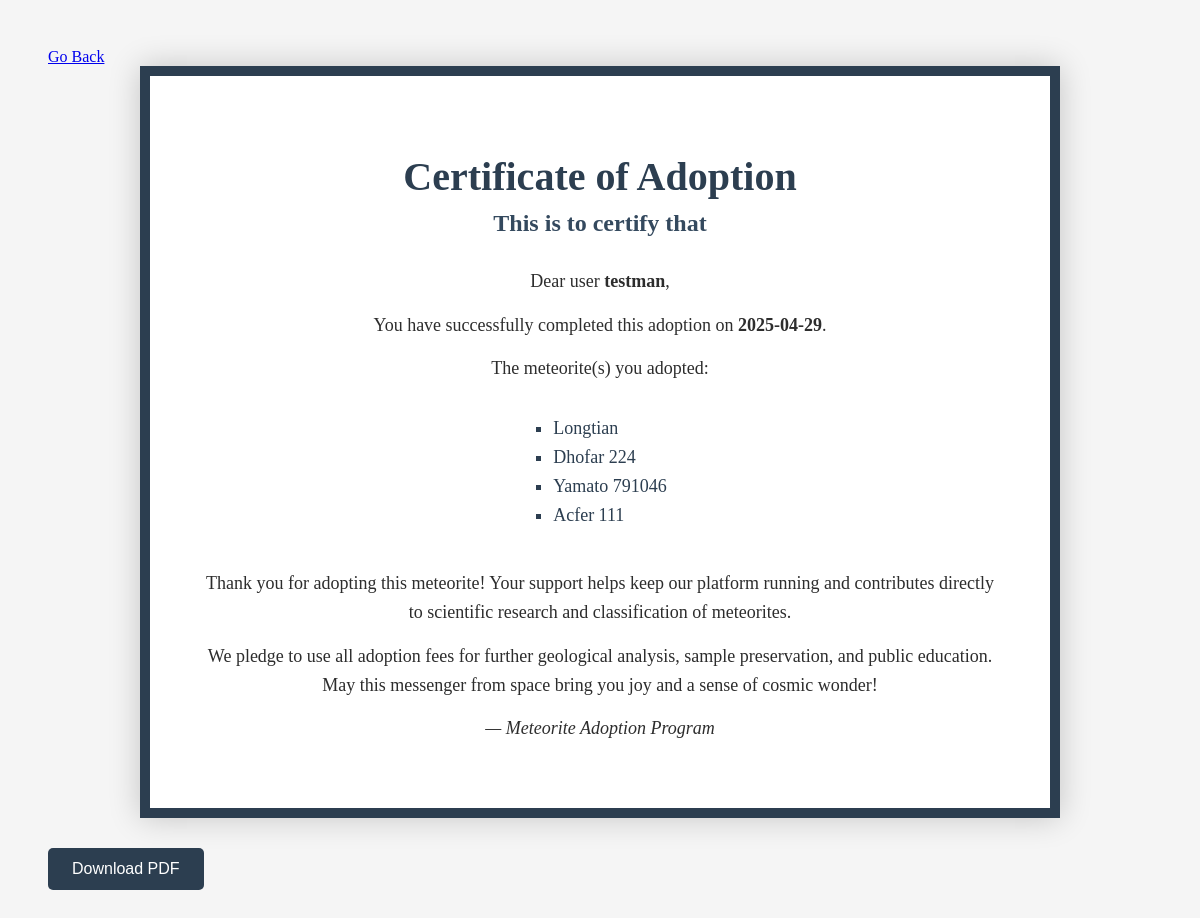
/order/detail/2/ (signed in), run on the app's committed database.
### order/models.py (models this page shows)
class Order(models.Model):
    user = models.ForeignKey(User, on_delete=models.CASCADE)
    price = models.DecimalField(max_digits=10, decimal_places=2)
    date = models.DateTimeField(auto_now_add=True)

class OrderItem(models.Model):
    order = models.ForeignKey(Order, related_name='items', on_delete=models.CASCADE)
    meteorite = models.ForeignKey(Meteorite, on_delete=models.CASCADE)
    price = models.DecimalField(max_digits=10, decimal_places=2)

### user/models.py (models this page shows)
class User(AbstractUser):
    USER_TYPE_CHOICES = [
        ('admin', 'Admin'),
        ('normal', 'Normal'),
    ]
    usertype = models.CharField(max_length=20, choices=USER_TYPE_CHOICES)
    reg_time = models.DateTimeField(auto_now_add=True)

### meteorite/models.py (models this page shows)
class Meteorite(models.Model):
    name = models.CharField(max_length=100, unique=True)
    id = models.IntegerField(primary_key=True)
    nametype = models.CharField(max_length=20)
    recclass = models.CharField(max_length=50)
    mass = models.FloatField()
    fall = models.CharField(max_length=20)
    year = models.IntegerField()
    latitude = models.DecimalField(max_digits=9, decimal_places=6)
    longitude = models.DecimalField(max_digits=9, decimal_places=6)
    price = models.DecimalField(max_digits=10, decimal_places=2)

### order/views.py (the view)
# urls.py: path('detail/<int:order_id>/', views.order_detail, name='order_detail'),
@login_required
def order_detail(request, order_id):
    order = get_object_or_404(Order, id=order_id)
    return render(request,'order/order_detail.html', {'order': order})

### templates/order/order_detail.html (shortened to what this page needs)
<!DOCTYPE html>
<html lang="en">
<head>
</head>
<body>
    <a href="{% url 'order:my_orders' %}">Go Back</a>
    <div class="certificate" id="certificate">
        <h1>Certificate of Adoption</h1>
        <h2>This is to certify that</h2>
        <p>Dear user <strong>{{ order.user }}</strong>,</p>
        <p>You have successfully completed this adoption on <strong>{{ order.date|date:"Y-m-d" }}</strong>.</p>
        <p>The meteorite(s) you adopted:</p>
        <ul>
            {% for item in order.items.all %}
                <li>{{ item.meteorite.name }}</li>
            {% endfor %}
        </ul>
        <p>Thank you for adopting this meteorite! Your support helps keep our platform running and contributes directly to scientific research and classification of meteorites.</p>
        <p>We pledge to use all adoption fees for further geological analysis, sample preservation, and public education. May this messenger from space bring you joy and a sense of cosmic wonder!</p>
        <p class="footer-note">— Meteorite Adoption Program</p>
    </div>
    <button class="download-btn" onclick="downloadPDF()">Download PDF</button>
</body>
</html>

### templates/order/order_detail.html (style rules this page uses)
body { font-family: 'Georgia', serif; background-color: #f5f5f5; padding: 40px; }
.certificate { background: white; max-width: 800px; margin: auto; padding: 50px; border: 10px solid #2c3e50; box-shadow: 0 0 30px rgba(0, 0, 0, 0.2); text-align: center; }
.certificate h1 { font-size: 40px; color: #2c3e50; margin-bottom: 10px; }
.certificate h2 { font-size: 24px; color: #34495e; margin-top: 0; margin-bottom: 30px; }
.certificate p { font-size: 18px; line-height: 1.6; margin: 15px 0; color: #2d2d2d; }
.certificate ul { list-style-type: square; padding-left: 20px; text-align: left; display: inline-block; margin: 20px 0; font-size: 18px; color: #2c3e50; }
.certificate li { margin-bottom: 8px; }
.footer-note { margin-top: 30px; font-style: italic; color: #7f8c8d; }
.download-btn { margin-top: 30px; padding: 12px 24px; font-size: 16px; background-color: #2c3e50; color: white; border: none; border-radius: 5px; cursor: pointer; }

### data on the page
Order: user "testman", date "2025-04-29"
OrderItem: meteorite.name "Longtian"
OrderItem: meteorite.name "Dhofar 224"
OrderItem: meteorite.name "Yamato 791046"
OrderItem: meteorite.name "Acfer 111"
